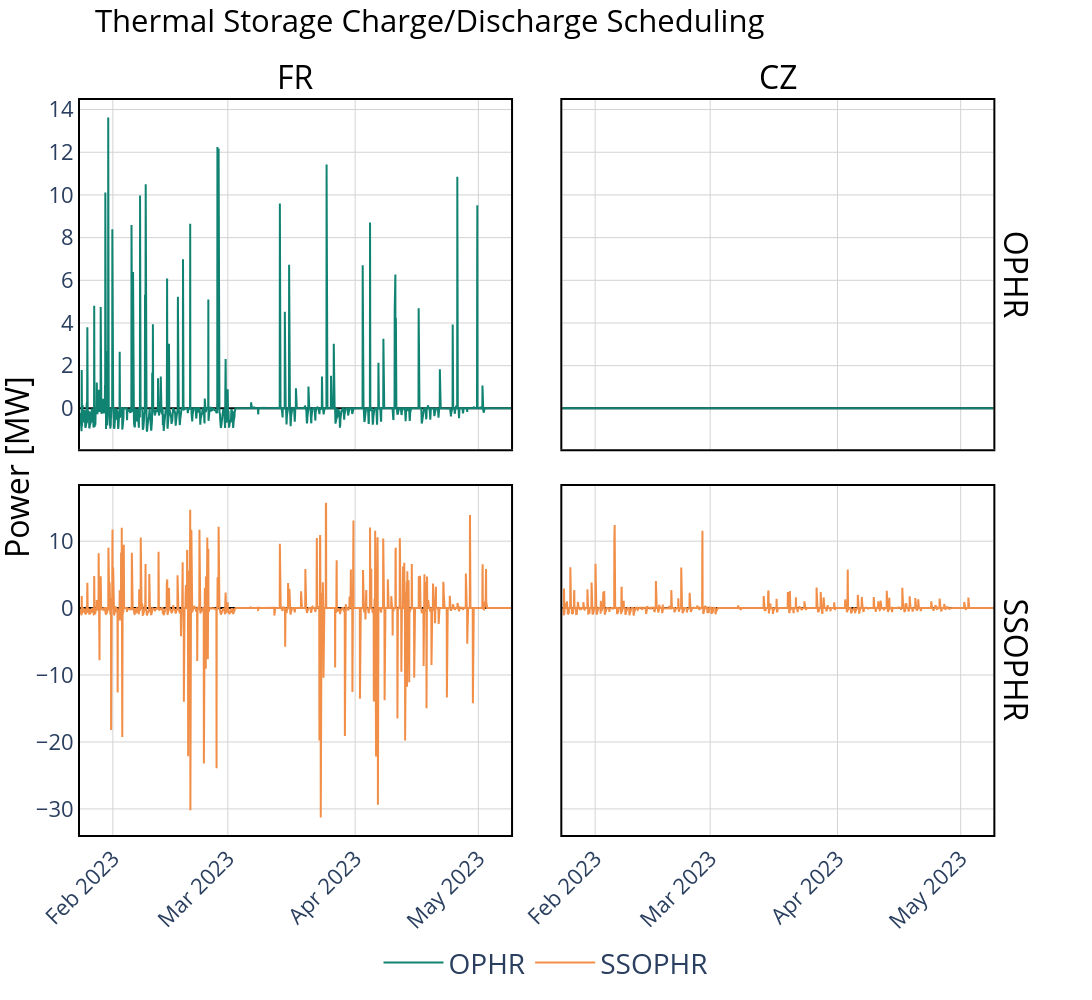

This figure's notebook cell:
### Code cell
figure = sp.make_subplots(rows = 2 , cols = 2, shared_xaxes = True, shared_yaxes = True,column_titles=["FR", "CZ"], 
                          row_titles=[ "OPHR" ,  "SSOPHR"],vertical_spacing=0.05, 
                          horizontal_spacing=0.055,  y_title= "Power [MW]")
                #  subplot_titles = ["SS [FR]" , "SS [CZ]", "SSOP [FR]" , "SSOP [CZ]", "OPHR [FR]" , "OPHR [CZ]","SSOPHR [FR]" , "SSOPHR [CZ]"])

import plotly.graph_objects as go

x = df_czech.index
figure.add_traces([
                    # go.Scatter(y=df_france['Buffer_Power_S3_KW']/1000, x =x, mode='lines', name='SS', line={"color":"blue"}),
                    # go.Scatter(y=df_czech['PV_production_S1']/1000,x =x, mode='lines', name='SS [CZ]', line={"color":"blue"},showlegend=False),
                    # go.Scatter(y=df_france['PV_production_S2']/1000,x =x, mode='lines', name='SSOP', line={"color":"red"}),
                    # go.Scatter(y=df_czech['PV_production_S2']/1000, x =x, mode='lines', name='SSOP [CZ]', line={"color":"red"},showlegend=False),
                    go.Scatter(y=df_france['Buffer_Power_S3_KW']/1000,x =x, mode='lines', name='OPHR', line={"color":colors["OPHR"]}),
                    go.Scatter(y=df_czech['Buffer_Power_S3_KW']/1000,x =x, mode='lines', name='OPHR [CZ]', line={"color":colors["OPHR"]},showlegend=False),
                    go.Scatter(y=df_france['Buffer_Power_S4_KW']/1000,x =x, mode='lines', name='SSOPHR', line={"color":colors["SSOPHR"]}),
                    go.Scatter(y=df_czech['Buffer_Power_S4_KW']/1000,x =x, mode='lines', name='SSOPHR [CZ]', line={"color":colors["SSOPHR"]},showlegend=False),
                    # go.Scatter(y=df_france['Buffer_Power_S5_KW']/1000,x =x, mode='lines', name='SSOPHRF', line={"color":colors["SSOPHRF"]}),
                    # go.Scatter(y=df_czech['Buffer_Power_S5_KW']/1000,x =x, mode='lines', name='SSOPHRF [CZ]', line={"color":colors["SSOPHRF"]},showlegend=False)
                   ]
                  
                   , rows = [1,1,2,2] , cols= [1,2,1,2])

layout["legend"]["y"] = -0.208

 


figure.update_layout(layout, title = {"text" : "Thermal Storage Charge/Discharge Scheduling" , "x" : 0.7, "y" : 0.99,
                                       "xanchor" : "center", "font" : {"color" : "black"}},height = 1000)
figure.layout.title['font'] = {"color" : "black"}
figure.layout.title['xanchor'] = "right"
for annot in figure.layout["annotations"]:
    annot["font"]["size"] = 32
    annot["font"]["color"] = "black"
    # annot['xanchor'] = "left"

figure

### Figure 1 — Plotly figure (JSON) as saved in the notebook; plotly's stock layout.template omitted (floating-point values rounded to 4 significant figures; data arrays with more than 128 entries replaced by an {"elided": "..."} marker saying what was removed)
{"data": [{"line": {"color": "#108372"}, "mode": "lines", "name": "OPHR", "type": "scatter", "x": {"elided": "2520 str values"}, "xaxis": "x", "y": {"elided": "2520 float values"}, "yaxis": "y"}, {"line": {"color": "#108372"}, "mode": "lines", "name": "OPHR [CZ]", "showlegend": false, "type": "scatter", "x": {"elided": "2520 str values"}, "xaxis": "x2", "y": {"elided": "2520 float values"}, "yaxis": "y2"}, {"line": {"color": "#F18F49"}, "mode": "lines", "name": "SSOPHR", "type": "scatter", "x": {"elided": "2520 str values"}, "xaxis": "x3", "y": {"elided": "2520 float values"}, "yaxis": "y3"}, {"line": {"color": "#F18F49"}, "mode": "lines", "name": "SSOPHR [CZ]", "showlegend": false, "type": "scatter", "x": {"elided": "2520 str values"}, "xaxis": "x4", "y": {"elided": "2520 float values"}, "yaxis": "y4"}], "layout": {"annotations": [{"font": {"color": "black", "size": 32}, "showarrow": false, "text": "FR", "x": 0.2312, "xanchor": "center", "xref": "paper", "y": 1, "yanchor": "bottom", "yref": "paper"}, {"font": {"color": "black", "size": 32}, "showarrow": false, "text": "CZ", "x": 0.7488, "xanchor": "center", "xref": "paper", "y": 1, "yanchor": "bottom", "yref": "paper"}, {"font": {"color": "black", "size": 32}, "showarrow": false, "text": "OPHR", "textangle": 90, "x": 0.98, "xanchor": "left", "xref": "paper", "y": 0.7625, "yanchor": "middle", "yref": "paper"}, {"font": {"color": "black", "size": 32}, "showarrow": false, "text": "SSOPHR", "textangle": 90, "x": 0.98, "xanchor": "left", "xref": "paper", "y": 0.2375, "yanchor": "middle", "yref": "paper"}, {"font": {"color": "black", "size": 32}, "showarrow": false, "text": "Power [MW]", "textangle": -90, "x": 0, "xanchor": "right", "xref": "paper", "xshift": -40, "y": 0.5, "yanchor": "middle", "yref": "paper"}], "font": {"size": 22}, "height": 1000, "legend": {"font": {"size": 28}, "itemwidth": 60, "orientation": "h", "title": {"text": ""}, "tracegroupgap": 8, "x": 0.5, "xanchor": "center", "y": -0.208, "yanchor": "bottom"}, "showlegend": true, "title": {"font": {"color": "black"}, "text": "Thermal Storage Charge/Discharge Scheduling", "x": 0.7, "xanchor": "right", "y": 0.99}, "width": 2000, "xaxis": {"anchor": "y", "domain": [0, 0.4625], "gridcolor": "lightgrey", "gridwidth": 1, "linecolor": "black", "linewidth": 2, "matches": "x3", "mirror": true, "showgrid": true, "showline": true, "showticklabels": false, "tickangle": -45}, "xaxis10": {"gridcolor": "lightgrey", "gridwidth": 1, "linecolor": "black", "linewidth": 2, "mirror": true, "showgrid": true, "showline": true, "tickangle": -45}, "xaxis11": {"gridcolor": "lightgrey", "gridwidth": 1, "linecolor": "black", "linewidth": 2, "mirror": true, "showgrid": true, "showline": true, "tickangle": -45}, "xaxis12": {"gridcolor": "lightgrey", "gridwidth": 1, "linecolor": "black", "linewidth": 2, "mirror": true, "showgrid": true, "showline": true, "tickangle": -45}, "xaxis13": {"gridcolor": "lightgrey", "gridwidth": 1, "linecolor": "black", "linewidth": 2, "mirror": true, "showgrid": true, "showline": true, "tickangle": -45}, "xaxis14": {"gridcolor": "lightgrey", "gridwidth": 1, "linecolor": "black", "linewidth": 2, "mirror": true, "showgrid": true, "showline": true, "tickangle": -45}, "xaxis15": {"gridcolor": "lightgrey", "gridwidth": 1, "linecolor": "black", "linewidth": 2, "mirror": true, "showgrid": true, "showline": true, "tickangle": -45}, "xaxis16": {"gridcolor": "lightgrey", "gridwidth": 1, "linecolor": "black", "linewidth": 2, "mirror": true, "showgrid": true, "showline": true, "tickangle": -45}, "xaxis17": {"gridcolor": "lightgrey", "gridwidth": 1, "linecolor": "black", "linewidth": 2, "mirror": true, "showgrid": true, "showline": true, "tickangle": -45}, "xaxis2": {"anchor": "y2", "domain": [0.5175, 0.98], "gridcolor": "lightgrey", "gridwidth": 1, "linecolor": "black", "linewidth": 2, "matches": "x4", "mirror": true, "showgrid": true, "showline": true, "showticklabels": false, "tickangle": -45}, "xaxis3": {"anchor": "y3", "domain": [0, 0.4625], "gridcolor": "lightgrey", "gridwidth": 1, "linecolor": "black", "linewidth": 2, "mirror": true, "showgrid": true, "showline": true, "tickangle": -45}, "xaxis4": {"anchor": "y4", "domain": [0.5175, 0.98], "gridcolor": "lightgrey", "gridwidth": 1, "linecolor": "black", "linewidth": 2, "mirror": true, "showgrid": true, "showline": true, "tickangle": -45}, "xaxis5": {"gridcolor": "lightgrey", "gridwidth": 1, "linecolor": "black", "linewidth": 2, "mirror": true, "showgrid": true, "showline": true, "tickangle": -45}, "xaxis6": {"gridcolor": "lightgrey", "gridwidth": 1, "linecolor": "black", "linewidth": 2, "mirror": true, "showgrid": true, "showline": true, "tickangle": -45}, "xaxis7": {"gridcolor": "lightgrey", "gridwidth": 1, "linecolor": "black", "linewidth": 2, "mirror": true, "showgrid": true, "showline": true, "tickangle": -45}, "xaxis8": {"gridcolor": "lightgrey", "gridwidth": 1, "linecolor": "black", "linewidth": 2, "mirror": true, "showgrid": true, "showline": true, "tickangle": -45}, "xaxis9": {"gridcolor": "lightgrey", "gridwidth": 1, "linecolor": "black", "linewidth": 2, "mirror": true, "showgrid": true, "showline": true, "tickangle": -45}, "yaxis": {"anchor": "x", "domain": [0.525, 1], "gridcolor": "lightgrey", "gridwidth": 1, "linecolor": "black", "linewidth": 2, "mirror": true, "showgrid": true, "showline": true, "zerolinecolor": "black", "zerolinewidth": 2}, "yaxis10": {"gridcolor": "lightgrey", "gridwidth": 1, "linecolor": "black", "linewidth": 2, "mirror": true, "showgrid": true, "showline": true, "zerolinecolor": "black", "zerolinewidth": 2}, "yaxis11": {"gridcolor": "lightgrey", "gridwidth": 1, "linecolor": "black", "linewidth": 2, "mirror": true, "showgrid": true, "showline": true, "zerolinecolor": "black", "zerolinewidth": 2}, "yaxis12": {"gridcolor": "lightgrey", "gridwidth": 1, "linecolor": "black", "linewidth": 2, "mirror": true, "showgrid": true, "showline": true, "zerolinecolor": "black", "zerolinewidth": 2}, "yaxis13": {"gridcolor": "lightgrey", "gridwidth": 1, "linecolor": "black", "linewidth": 2, "mirror": true, "showgrid": true, "showline": true, "zerolinecolor": "black", "zerolinewidth": 2}, "yaxis14": {"gridcolor": "lightgrey", "gridwidth": 1, "linecolor": "black", "linewidth": 2, "mirror": true, "showgrid": true, "showline": true, "zerolinecolor": "black", "zerolinewidth": 2}, "yaxis15": {"gridcolor": "lightgrey", "gridwidth": 1, "linecolor": "black", "linewidth": 2, "mirror": true, "showgrid": true, "showline": true, "zerolinecolor": "black", "zerolinewidth": 2}, "yaxis16": {"gridcolor": "lightgrey", "gridwidth": 1, "linecolor": "black", "linewidth": 2, "mirror": true, "showgrid": true, "showline": true, "zerolinecolor": "black", "zerolinewidth": 2}, "yaxis17": {"gridcolor": "lightgrey", "gridwidth": 1, "linecolor": "black", "linewidth": 2, "mirror": true, "showgrid": true, "showline": true, "zerolinecolor": "black", "zerolinewidth": 2}, "yaxis2": {"anchor": "x2", "domain": [0.525, 1], "gridcolor": "lightgrey", "gridwidth": 1, "linecolor": "black", "linewidth": 2, "matches": "y", "mirror": true, "showgrid": true, "showline": true, "showticklabels": false, "zerolinecolor": "black", "zerolinewidth": 2}, "yaxis3": {"anchor": "x3", "domain": [0, 0.475], "gridcolor": "lightgrey", "gridwidth": 1, "linecolor": "black", "linewidth": 2, "mirror": true, "showgrid": true, "showline": true, "zerolinecolor": "black", "zerolinewidth": 2}, "yaxis4": {"anchor": "x4", "domain": [0, 0.475], "gridcolor": "lightgrey", "gridwidth": 1, "linecolor": "black", "linewidth": 2, "matches": "y3", "mirror": true, "showgrid": true, "showline": true, "showticklabels": false, "zerolinecolor": "black", "zerolinewidth": 2}, "yaxis5": {"gridcolor": "lightgrey", "gridwidth": 1, "linecolor": "black", "linewidth": 2, "mirror": true, "showgrid": true, "showline": true, "zerolinecolor": "black", "zerolinewidth": 2}, "yaxis6": {"gridcolor": "lightgrey", "gridwidth": 1, "linecolor": "black", "linewidth": 2, "mirror": true, "showgrid": true, "showline": true, "zerolinecolor": "black", "zerolinewidth": 2}, "yaxis7": {"gridcolor": "lightgrey", "gridwidth": 1, "linecolor": "black", "linewidth": 2, "mirror": true, "showgrid": true, "showline": true, "zerolinecolor": "black", "zerolinewidth": 2}, "yaxis8": {"gridcolor": "lightgrey", "gridwidth": 1, "linecolor": "black", "linewidth": 2, "mirror": true, "showgrid": true, "showline": true, "zerolinecolor": "black", "zerolinewidth": 2}, "yaxis9": {"gridcolor": "lightgrey", "gridwidth": 1, "linecolor": "black", "linewidth": 2, "mirror": true, "showgrid": true, "showline": true, "zerolinecolor": "black", "zerolinewidth": 2}}}
